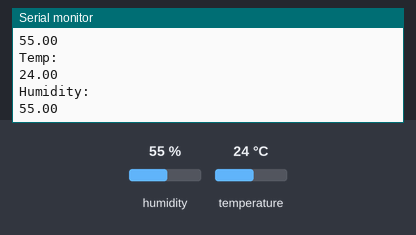
The sketch below on a simulated Arduino Uno, built with avr-gcc and run on an emulated ATmega328P. Parts: the last lines printed to the serial monitor. The test bench sets the inputs (shaded band); at power-on: humidity 55 %, temperature 24 °C.

Above: at 4.8 s.
4.9 s: humidity set to 22 %
At 7.0 s:
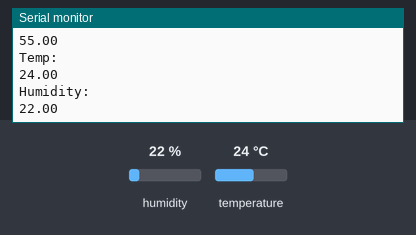
7.9 s: temperature set to 12 °C
At 9.0 s:
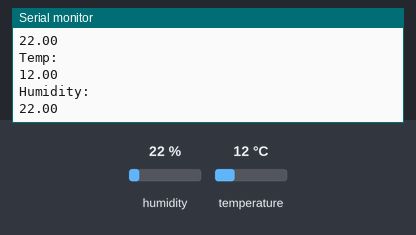
10.9 s: humidity set to 40 %
At 12.8 s:
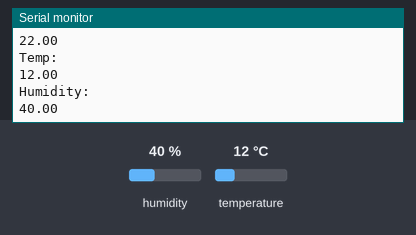
Timing chart, 0 to 14.3 s (numbered marks = the images above; inputs shaded):
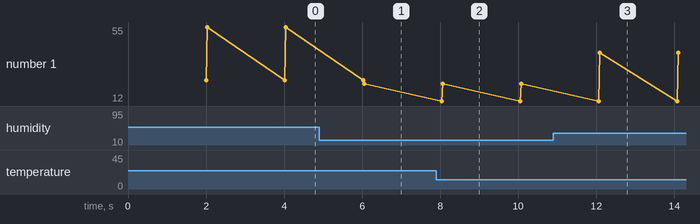

Measured:
- after the input at 4.9 s, the serial monitor: prints a new line after 1.1 s (image 1)
- after the input at 7.9 s, the serial monitor: prints a new line after 0.14 s (image 2)
- after the input at 10.9 s, the serial monitor: prints a new line after 1.2 s (image 3)
- plotted number 1: 55 → 22 after the input at 4.9 s, 22 → 40 after the input at 10.9 s

The sketch:

jrk_20140301_arduino_temp_humidity.ino
```cpp
#include <DHT22.h>
// Only used for sprintf
#include <stdio.h>

// Data wire is plugged into port 7 on the Arduino
// Connect a 4.7K resistor between VCC and the data pin (strong pullup)
#define DHT22_PIN 7

// Setup a DHT22 instance
DHT22 myDHT22(DHT22_PIN);

void setup(void)
{
  // start serial port
  Serial.begin(9600);
}

void loop(void)
{
  DHT22_ERROR_t errorCode;

  // The sensor can only be read from every 1-2s, and requires a minimum
  // 2s warm-up after power-on.
  delay(2000);

  errorCode = myDHT22.readData();
  switch(errorCode)
  {
    case DHT_ERROR_NONE:
      Serial.print("Temp:");
         Serial.println();
      Serial.print(myDHT22.getTemperatureC());
          Serial.println();
      Serial.print("Humidity: ");
         Serial.println();
      Serial.print(myDHT22.getHumidity());
      Serial.println();
      // Alternately, with integer formatting which is clumsier but more compact to store and
	  // can be compared reliably for equality:
	  //

      break;
    case DHT_ERROR_CHECKSUM:
      Serial.print("check sum error ");
      Serial.print(myDHT22.getTemperatureC());
      Serial.print("C ");
      Serial.print(myDHT22.getHumidity());
      Serial.println("%");
      break;
    case DHT_BUS_HUNG:
      Serial.println("BUS Hung ");
      break;
    case DHT_ERROR_NOT_PRESENT:
      Serial.println("Not Present ");
      break;
    case DHT_ERROR_ACK_TOO_LONG:
      Serial.println("ACK time out ");
      break;
    case DHT_ERROR_SYNC_TIMEOUT:
      Serial.println("Sync Timeout ");
      break;
    case DHT_ERROR_DATA_TIMEOUT:
      Serial.println("Data Timeout ");
      break;
    case DHT_ERROR_TOOQUICK:
      Serial.println("Polled to quick ");
      break;
  }
}
```
